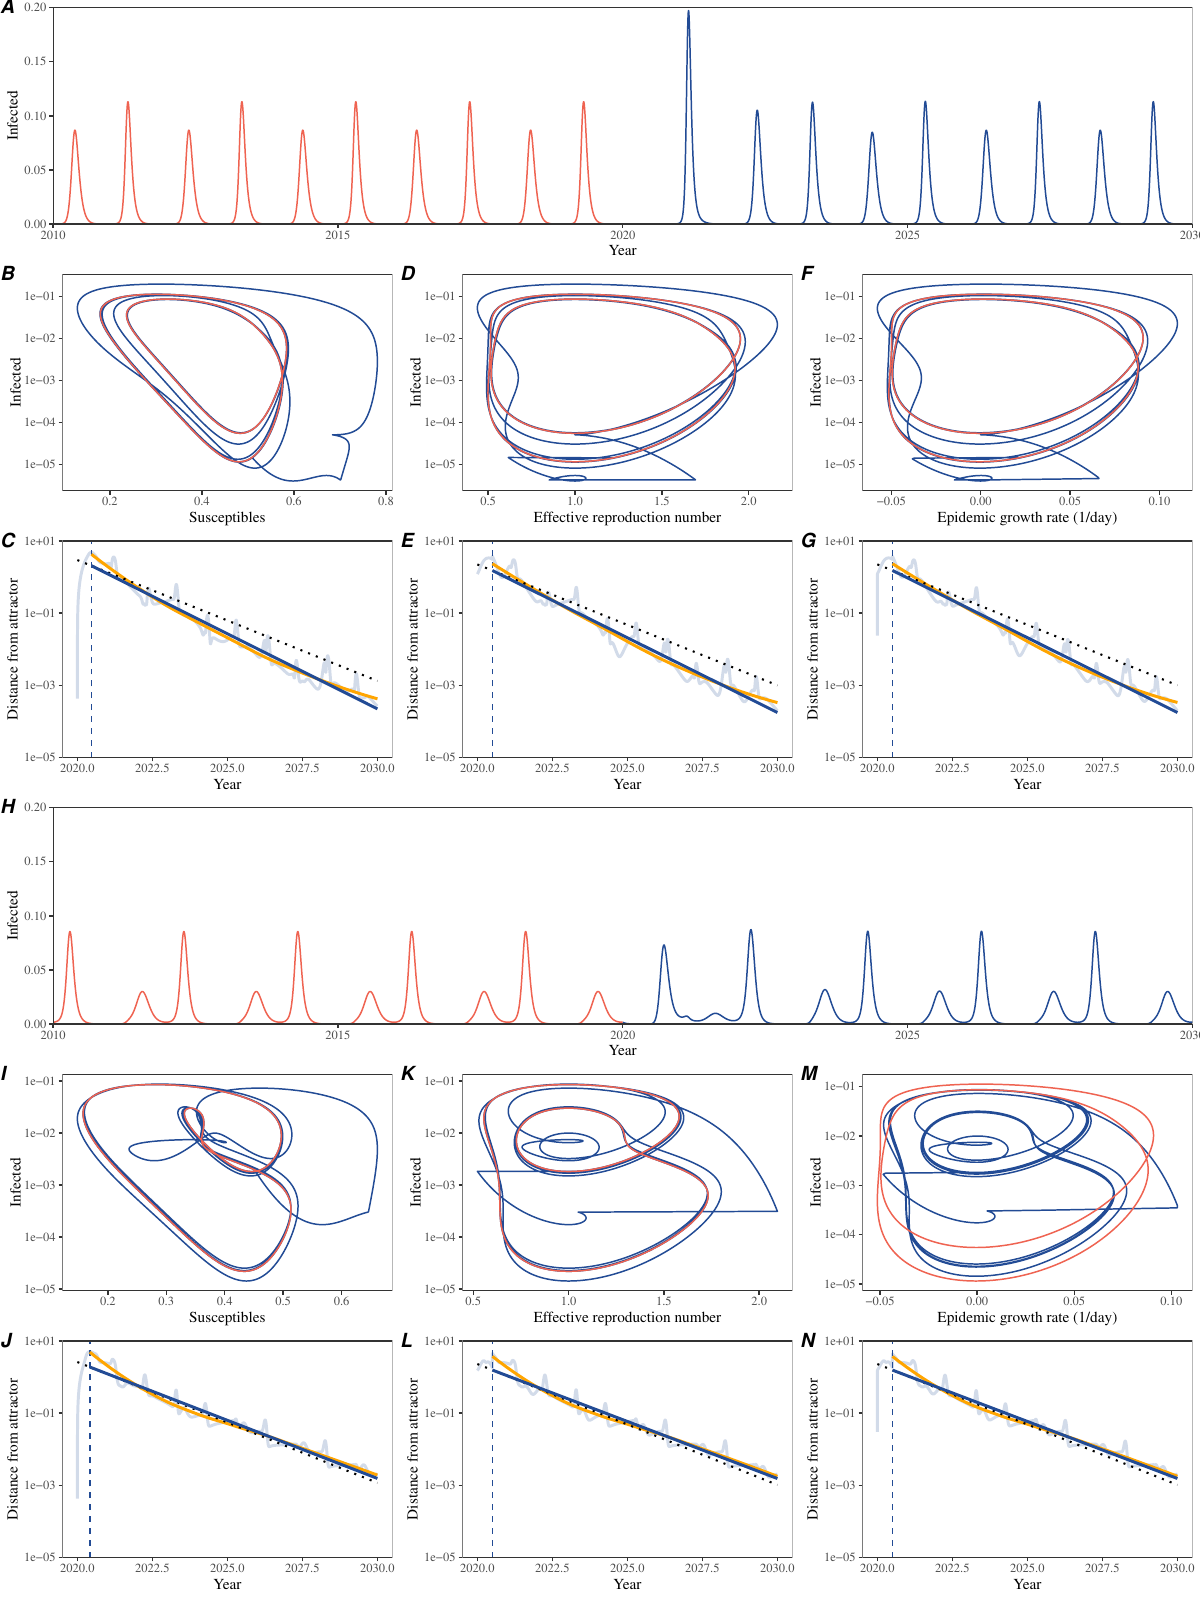

The R source for this figure:
library(deSolve)
library(dplyr)
library(ggplot2); theme_set(theme_bw(base_family = "Times"))
library(egg)
library(gridExtra)
source("../R/simulate_bhattacharyya.R")
source("../R/distfun.R")

ss_perturb <- simulate_bhattacharyya(tmax=2030,
                                 tmin=1905) %>%
  filter(time >= 2010) %>%
  mutate(
    group=time < 2020
  )

ss_unperturb <- simulate_bhattacharyya(tmin=1905, tmax=2030,npifun=function(x) 1) %>%
  filter(time >= 2010)

time <- ss_perturb$time

mat_perturb_SI1 <- matrix(c(ss_perturb$Seff1, log(ss_perturb$prevalence1)), ncol=2)
mat_unperturb_SI1 <- matrix(c(ss_unperturb$Seff1, log(ss_unperturb$prevalence1)), ncol=2)

dist_SI1 <- distfun(mat_perturb_SI1, mat_unperturb_SI1,
                ss_perturb$time,
                2020, "all") %>%
  filter(time>=2020)

mat_perturb_RI1 <- matrix(c(ss_perturb$Reff1, log(ss_perturb$prevalence1)), ncol=2)
mat_unperturb_RI1 <- matrix(c(ss_unperturb$Reff1, log(ss_unperturb$prevalence1)), ncol=2)

dist_RI1 <- distfun(mat_perturb_RI1, mat_unperturb_RI1,
                   ss_perturb$time,
                   2020, "all") %>%
  filter(time>=2020)

mat_perturb_rI1 <- matrix(c(ss_perturb$r1, log(ss_perturb$prevalence1)), ncol=2)
mat_unperturb_rI1 <- matrix(c(ss_unperturb$r1, log(ss_unperturb$prevalence1)), ncol=2)

dist_rI1 <- distfun(mat_perturb_rI1, mat_unperturb_rI1,
                   ss_perturb$time,
                   2020, "all") %>%
  filter(time>=2020)

g_timeseries1 <- ggplot(ss_perturb) +
  geom_line(aes(time, prevalence1, col=group)) +
  scale_x_continuous("Year", expand=c(0, 0)) +
  scale_y_continuous("Infected", expand=c(0, 0), limits=c(0, 0.2)) +
  scale_color_manual(values=c("#224B95", "#EF6351")) +
  theme(
    panel.grid = element_blank(),
    legend.position = "none"
  )

eigen_all <- eigen_bhattacharyya()

ee1 <- -max(Re(eigen_all$values[Im(eigen_all$values)!=0]))

g1 <- ggplot(bind_cols(as.data.frame(mat_perturb_SI1), data.frame(time=time))) +
  geom_path(aes(V1, exp(V2)), col="#224B95") +
  geom_path(data=bind_cols(as.data.frame(mat_unperturb_SI1), data.frame(time=time)),
            aes(V1, exp(V2)), col="#EF6351") +
  scale_x_continuous("Susceptibles") +
  scale_y_log10("Infected") +
  theme(
    panel.grid = element_blank(),
    legend.position = "none"
  )

maxt_SI1 <- dist_SI1$time[which.max(dist_SI1$dist)]
lfit_SI1 <- lm(log(dist)~time, data=filter(dist_SI1, time>=maxt_SI1))

g2 <- ggplot(filter(dist_SI1, time >= 2020)) +
  geom_line(aes(time, dist), col="#224B95", alpha=0.2, lwd=1) +
  geom_vline(xintercept=maxt_SI1, lty=2, col="#224B95") +
  # geom_smooth(data=filter(dist_SI, time>=maxt_SI+1/ee), aes(time, dist), method="lm", col="#224B95") +
  geom_smooth(data=filter(dist_SI1, time>=maxt_SI1), aes(time, dist), col="orange",
              method="loess") +
  geom_function(fun=function(x) exp(predict(lfit_SI1)[1]) * exp(-ee1*(x-maxt_SI1)),
                lwd=0.7, lty=3) +
  geom_smooth(data=filter(dist_SI1, time>=maxt_SI1), aes(time, dist), method="lm", col="#224B95") +
  scale_x_continuous("Year") +
  scale_y_log10("Distance from attractor", expand=c(0, 0)) +
  coord_cartesian(ylim=c(1e-5, 10)) +
  theme(
    panel.grid = element_blank(),
    legend.position = "none"
  )

g3 <- ggplot(bind_cols(as.data.frame(mat_perturb_RI1), data.frame(time=time))) +
  geom_path(aes(V1, exp(V2)), col="#224B95") +
  geom_path(data=bind_cols(as.data.frame(mat_unperturb_RI1), data.frame(time=time)),
            aes(V1, exp(V2)), col="#EF6351") +
  scale_x_continuous("Effective reproduction number") +
  scale_y_log10("Infected") +
  theme(
    panel.grid = element_blank(),
    legend.position = "none"
  )

maxt_RI1 <- dist_RI1$time[which.max(dist_RI1$dist)]
lfit_RI1 <- lm(log(dist)~time, data=filter(dist_RI1, time>=maxt_RI1))

g4 <- ggplot(filter(dist_RI1, time >= 2020)) +
  geom_line(aes(time, dist), col="#224B95", alpha=0.2, lwd=1) +
  geom_vline(xintercept=maxt_RI1, lty=2, col="#224B95") +
  # geom_vline(xintercept=maxt_RI1+1/ee1, lty=2, col="#224B95") +
  # geom_smooth(data=filter(dist_RI, time>=maxt_RI+1/ee), aes(time, dist), method="lm", col="#224B95") +
  geom_smooth(data=filter(dist_RI1, time>=maxt_RI1), aes(time, dist), col="orange",
              method="loess") +
  geom_function(fun=function(x) exp(predict(lfit_RI1)[1]) * exp(-ee1*(x-maxt_RI1)),
                lwd=0.7, lty=3) +
  geom_smooth(data=filter(dist_RI1, time>=maxt_RI1), aes(time, dist), method="lm", col="#224B95") +
  scale_x_continuous("Year") +
  scale_y_log10("Distance from attractor", expand=c(0, 0)) +
  coord_cartesian(ylim=c(1e-5, 10)) +
  theme(
    panel.grid = element_blank(),
    legend.position = "none"
  )

g5 <- ggplot(bind_cols(as.data.frame(mat_perturb_rI1), data.frame(time=time))) +
  geom_path(aes(V1, exp(V2)), col="#224B95") +
  geom_path(data=bind_cols(as.data.frame(mat_unperturb_rI1), data.frame(time=time)),
            aes(V1, exp(V2)), col="#EF6351") +
  scale_x_continuous("Epidemic growth rate (1/day)") +
  scale_y_log10("Infected") +
  theme(
    panel.grid = element_blank(),
    legend.position = "none"
  )

maxt_rI1 <- dist_rI1$time[which.max(dist_rI1$dist)]
lfit_rI1 <- lm(log(dist)~time, data=filter(dist_rI1, time>=maxt_rI1))

g6 <- ggplot(filter(dist_rI1, time >= 2020)) +
  geom_line(aes(time, dist), col="#224B95", alpha=0.2, lwd=1) +
  geom_vline(xintercept=maxt_rI1, lty=2, col="#224B95") +
  # geom_vline(xintercept=maxt_rI1+1/ee1, lty=2, col="#224B95") +
  # geom_smooth(data=filter(dist_rI, time>=maxt_rI+1/ee), aes(time, dist), method="lm", col="#224B95") +
  geom_smooth(data=filter(dist_rI1, time>=maxt_rI1), aes(time, dist), col="orange", method="loess") +
  geom_function(fun=function(x) exp(predict(lfit_rI1)[1]) * exp(-ee1*(x-maxt_rI1)),
                lwd=0.7, lty=3) +
  geom_smooth(data=filter(dist_rI1, time>=maxt_rI1), aes(time, dist), method="lm", col="#224B95") +
  scale_x_continuous("Year") +
  scale_y_log10("Distance from attractor", expand=c(0, 0)) +
  coord_cartesian(ylim=c(1e-5, 10)) +
  theme(
    panel.grid = element_blank(),
    legend.position = "none"
  )

mat_perturb_SI2 <- matrix(c(ss_perturb$Seff2, log(ss_perturb$prevalence2)), ncol=2)
mat_unperturb_SI2 <- matrix(c(ss_unperturb$Seff2, log(ss_unperturb$prevalence2)), ncol=2)

dist_SI2 <- distfun(mat_perturb_SI2, mat_unperturb_SI2,
                    ss_perturb$time,
                    2020, "all") %>%
  filter(time>=2020)

mat_perturb_RI2 <- matrix(c(ss_perturb$Reff2, log(ss_perturb$prevalence2)), ncol=2)
mat_unperturb_RI2 <- matrix(c(ss_unperturb$Reff2, log(ss_unperturb$prevalence2)), ncol=2)

dist_RI2 <- distfun(mat_perturb_RI2, mat_unperturb_RI2,
                    ss_perturb$time,
                    2020, "all") %>%
  filter(time>=2020)

mat_perturb_rI2 <- matrix(c(ss_perturb$r2, log(ss_perturb$prevalence2)), ncol=2)
mat_unperturb_rI2 <- matrix(c(ss_unperturb$r2, log(ss_unperturb$prevalence2)), ncol=2)

dist_rI2 <- distfun(mat_perturb_rI2, mat_unperturb_rI2,
                    ss_perturb$time,
                    2020, "all") %>%
  filter(time>=2020)

g_timeseries2 <- ggplot(ss_perturb) +
  geom_line(aes(time, prevalence2, col=group)) +
  scale_x_continuous("Year", expand=c(0, 0)) +
  scale_y_continuous("Infected", expand=c(0, 0), limits=c(0, 0.2)) +
  scale_color_manual(values=c("#224B95", "#EF6351")) +
  theme(
    panel.grid = element_blank(),
    legend.position = "none"
  )

ee2 <- -max(Re(eigen_all$values[Im(eigen_all$values)!=0]))

g7 <- ggplot(bind_cols(as.data.frame(mat_perturb_SI2), data.frame(time=time))) +
  geom_path(aes(V1, exp(V2)), col="#224B95") +
  geom_path(data=bind_cols(as.data.frame(mat_unperturb_SI2), data.frame(time=time)),
            aes(V1, exp(V2)), col="#EF6351") +
  scale_x_continuous("Susceptibles") +
  scale_y_log10("Infected") +
  theme(
    panel.grid = element_blank(),
    legend.position = "none"
  )

maxt_SI2 <- dist_SI2$time[which.max(dist_SI2$dist)]
lfit_SI2 <- lm(log(dist)~time, data=filter(dist_SI2, time>=maxt_SI2))

g8 <- ggplot(filter(dist_SI2, time >= 2020)) +
  geom_line(aes(time, dist), col="#224B95", alpha=0.2, lwd=1) +
  geom_vline(xintercept=maxt_SI2, lty=2, col="#224B95") +
  # geom_vline(xintercept=maxt_SI2+1/ee2, lty=2, col="#224B95") +
  # geom_smooth(data=filter(dist_SI2, time>=maxt_SI2+1/ee2), aes(time, dist), method="lm", col="#224B95") +
  geom_smooth(data=filter(dist_SI2, time>=maxt_SI2), aes(time, dist), col="orange", method="loess") +
  geom_function(fun=function(x) exp(predict(lfit_SI2)[1]) * exp(-ee2*(x-maxt_SI2)),
                lwd=0.7, lty=3) +
  geom_smooth(data=filter(dist_SI2, time>=maxt_SI2), aes(time, dist), method="lm", col="#224B95") +
  scale_x_continuous("Year") +
  scale_y_log10("Distance from attractor", expand=c(0, 0)) +
  coord_cartesian(ylim=c(1e-5, 10)) +
  theme(
    panel.grid = element_blank(),
    legend.position = "none"
  )

g9 <- ggplot(bind_cols(as.data.frame(mat_perturb_RI2), data.frame(time=time))) +
  geom_path(aes(V1, exp(V2)), col="#224B95") +
  geom_path(data=bind_cols(as.data.frame(mat_unperturb_RI2), data.frame(time=time)),
            aes(V1, exp(V2)), col="#EF6351") +
  scale_x_continuous("Effective reproduction number") +
  scale_y_log10("Infected") +
  theme(
    panel.grid = element_blank(),
    legend.position = "none"
  )

maxt_RI2 <- dist_RI2$time[which.max(dist_RI2$dist)]
lfit_RI2 <- lm(log(dist)~time, data=filter(dist_RI2, time>=maxt_RI2))

g10 <- ggplot(filter(dist_RI2, time >= 2020)) +
  geom_line(aes(time, dist), col="#224B95", alpha=0.2, lwd=1) +
  geom_vline(xintercept=maxt_RI2, lty=2, col="#224B95") +
  # geom_vline(xintercept=maxt_RI2+1/ee2, lty=2, col="#224B95") +
  # geom_smooth(data=filter(dist_RI, time>=maxt_RI+1/ee), aes(time, dist), method="lm", col="#224B95") +
  geom_smooth(data=filter(dist_RI2, time>=maxt_RI2), aes(time, dist), col="orange",
              method="loess") +
  geom_function(fun=function(x) exp(predict(lfit_RI2)[1]) * exp(-ee2*(x-maxt_RI2)),
                lwd=0.7, lty=3) +
  geom_smooth(data=filter(dist_RI2, time>=maxt_RI2), aes(time, dist), method="lm", col="#224B95") +
  scale_x_continuous("Year") +
  scale_y_log10("Distance from attractor", expand=c(0, 0)) +
  coord_cartesian(ylim=c(1e-5, 10)) +
  theme(
    panel.grid = element_blank(),
    legend.position = "none"
  )

g11 <- ggplot(bind_cols(as.data.frame(mat_perturb_rI2), data.frame(time=time))) +
  geom_path(aes(V1, exp(V2)), col="#224B95") +
  geom_path(data=bind_cols(as.data.frame(mat_unperturb_rI1), data.frame(time=time)),
            aes(V1, exp(V2)), col="#EF6351") +
  scale_x_continuous("Epidemic growth rate (1/day)") +
  scale_y_log10("Infected") +
  theme(
    panel.grid = element_blank(),
    legend.position = "none"
  )

maxt_rI2 <- dist_rI2$time[which.max(dist_rI2$dist)]
lfit_rI2 <- lm(log(dist)~time, data=filter(dist_rI2, time>=maxt_rI2))

g12 <- ggplot(filter(dist_rI2, time >= 2020)) +
  geom_line(aes(time, dist), col="#224B95", alpha=0.2, lwd=1) +
  geom_vline(xintercept=maxt_rI2, lty=2, col="#224B95") +
  # geom_vline(xintercept=maxt_rI2+1/ee2, lty=2, col="#224B95") +
  # geom_smooth(data=filter(dist_rI, time>=maxt_rI+1/ee), aes(time, dist), method="lm", col="#224B95") +
  geom_smooth(data=filter(dist_rI2, time>=maxt_rI2), aes(time, dist), col="orange", method="loess") +
  geom_function(fun=function(x) exp(predict(lfit_rI2)[1]) * exp(-ee2*(x-maxt_rI2)),
                lwd=0.7, lty=3) +
  geom_smooth(data=filter(dist_rI2, time>=maxt_rI2), aes(time, dist), method="lm", col="#224B95") +
  scale_x_continuous("Year") +
  scale_y_log10("Distance from attractor", expand=c(0, 0)) +
  coord_cartesian(ylim=c(1e-5, 10)) +
  theme(
    panel.grid = element_blank(),
    legend.position = "none"
  )

gtop1 <- ggarrange(g_timeseries1, labels="A")
gbottom1 <- ggarrange(g1, g2, g3, g4, g5, g6, nrow=2, byrow = FALSE,
                     labels=c("B", "C", "D", "E", "F", "G"))

gtop2 <- ggarrange(g_timeseries2, labels="H")
gbottom2 <- ggarrange(g7, g8, g9, g10, g11, g12, nrow=2, byrow = FALSE,
                      labels=c("I", "J", "K", "L", "M", "N"))

gcomb <- arrangeGrob(gtop1, gbottom1, gtop2, gbottom2, nrow=4, heights=c(1, 2, 1, 2))

ggsave("figure_test_bhattacharyya.pdf", gcomb, width=12, height=16)
